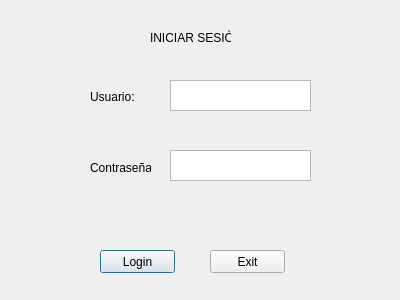
<?xml version="1.0" encoding="UTF-8"?>
<ui version="4.0">
 <class>Iniciar_Sesion</class>
 <widget class="QDialog" name="Iniciar_Sesion">
  <property name="geometry">
   <rect>
    <x>0</x>
    <y>0</y>
    <width>400</width>
    <height>300</height>
   </rect>
  </property>
  <property name="windowTitle">
   <string>Dialog</string>
  </property>
  <widget class="QLabel" name="label">
   <property name="geometry">
    <rect>
     <x>90</x>
     <y>90</y>
     <width>47</width>
     <height>13</height>
    </rect>
   </property>
   <property name="text">
    <string>Usuario:</string>
   </property>
  </widget>
  <widget class="QLabel" name="label_2">
   <property name="geometry">
    <rect>
     <x>90</x>
     <y>160</y>
     <width>61</width>
     <height>16</height>
    </rect>
   </property>
   <property name="text">
    <string>Contraseña:</string>
   </property>
  </widget>
  <widget class="QPushButton" name="pushButton">
   <property name="geometry">
    <rect>
     <x>100</x>
     <y>250</y>
     <width>75</width>
     <height>23</height>
    </rect>
   </property>
   <property name="text">
    <string>Login</string>
   </property>
  </widget>
  <widget class="QPushButton" name="pushButton_2">
   <property name="geometry">
    <rect>
     <x>210</x>
     <y>250</y>
     <width>75</width>
     <height>23</height>
    </rect>
   </property>
   <property name="text">
    <string>Exit</string>
   </property>
  </widget>
  <widget class="QTextEdit" name="textEdit">
   <property name="geometry">
    <rect>
     <x>170</x>
     <y>80</y>
     <width>141</width>
     <height>31</height>
    </rect>
   </property>
  </widget>
  <widget class="QTextEdit" name="textEdit_2">
   <property name="geometry">
    <rect>
     <x>170</x>
     <y>150</y>
     <width>141</width>
     <height>31</height>
    </rect>
   </property>
  </widget>
  <widget class="QLabel" name="label_3">
   <property name="geometry">
    <rect>
     <x>150</x>
     <y>30</y>
     <width>81</width>
     <height>16</height>
    </rect>
   </property>
   <property name="text">
    <string>INICIAR SESIÒN </string>
   </property>
  </widget>
 </widget>
 <resources/>
 <connections/>
</ui>
